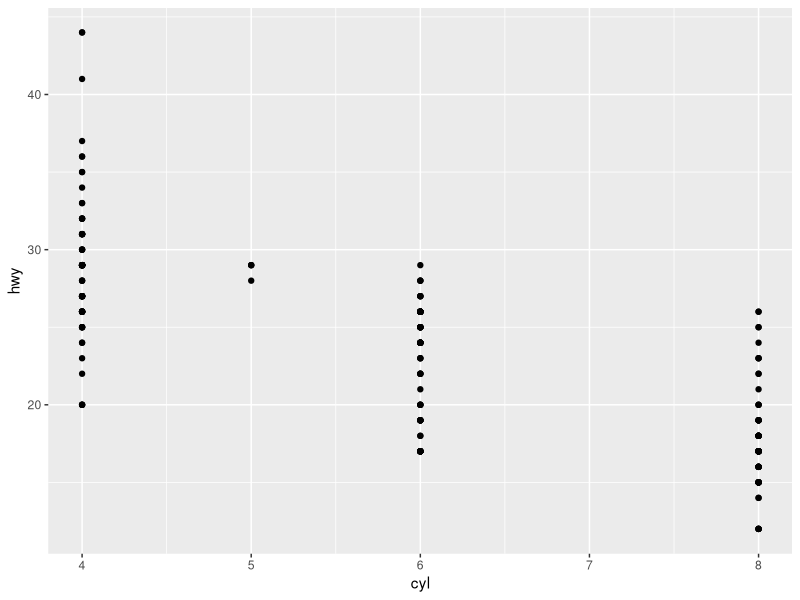
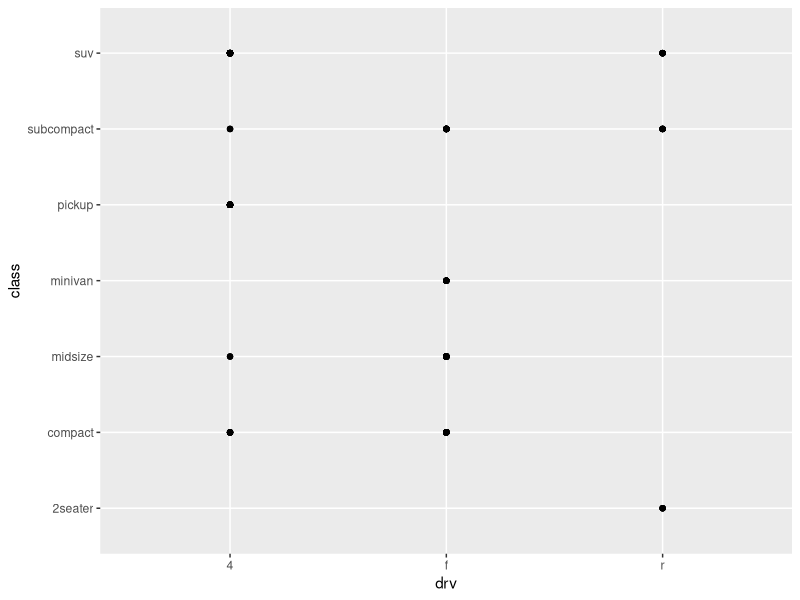
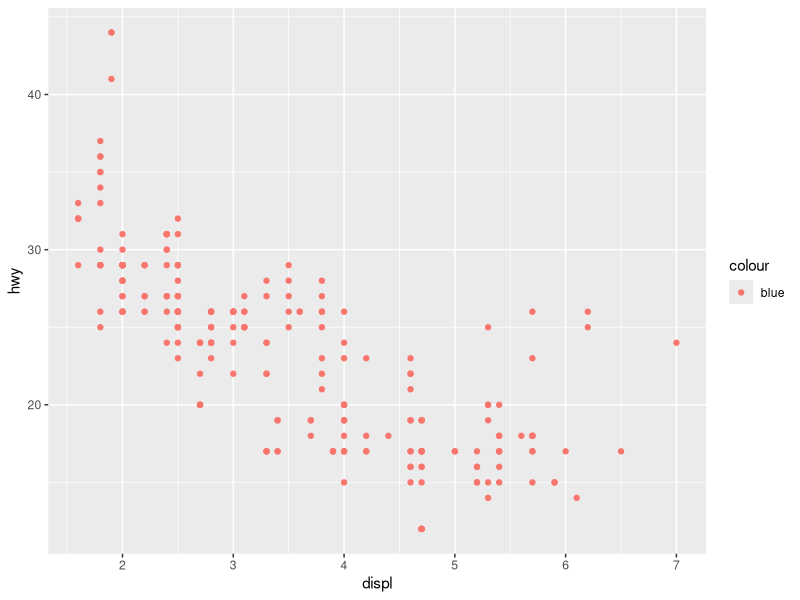
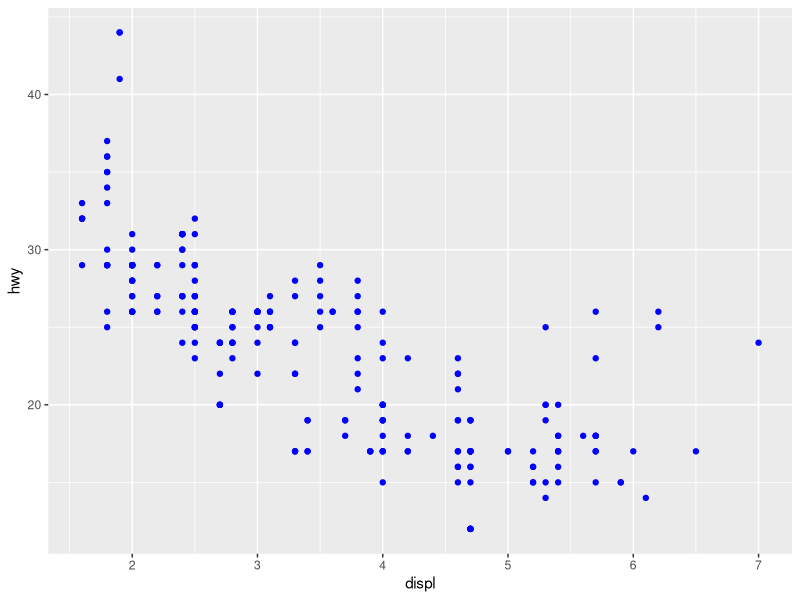
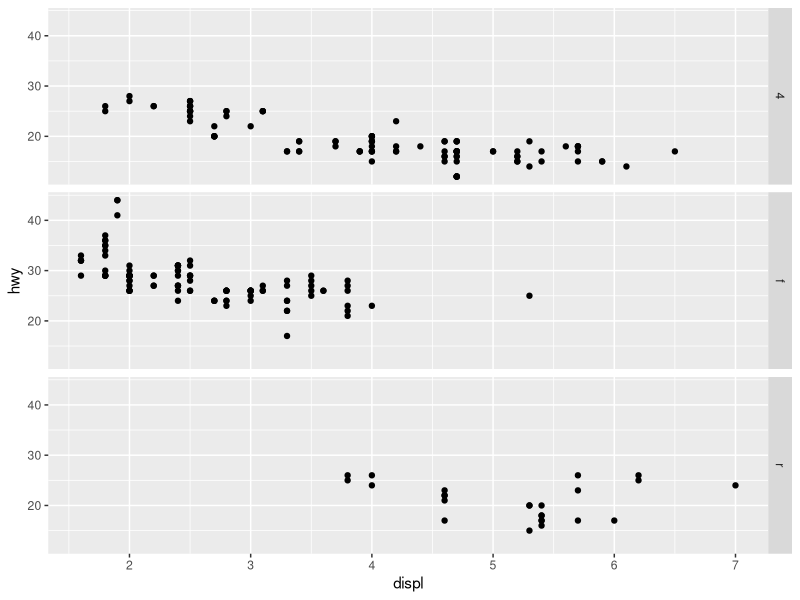
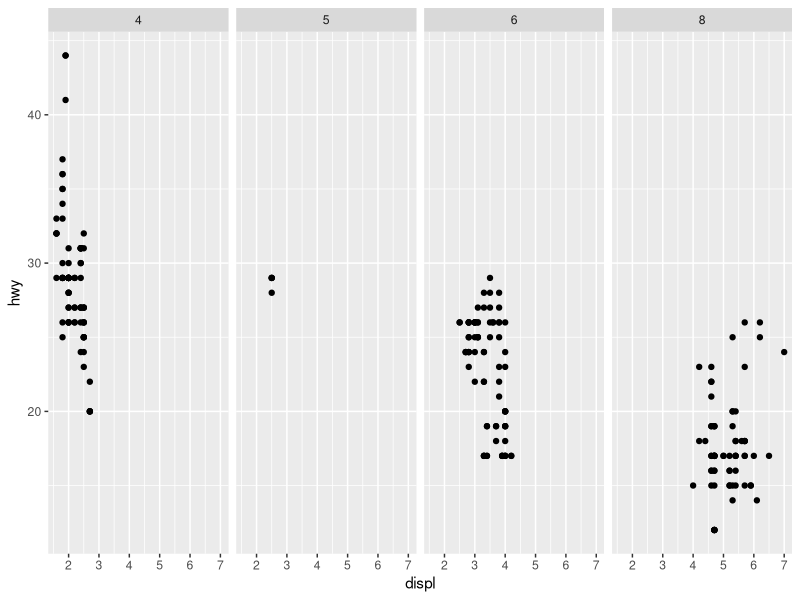
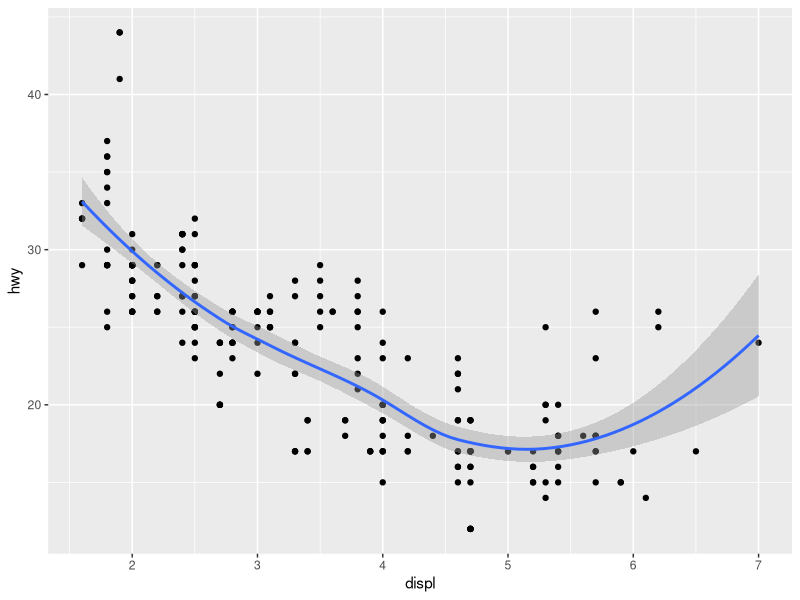
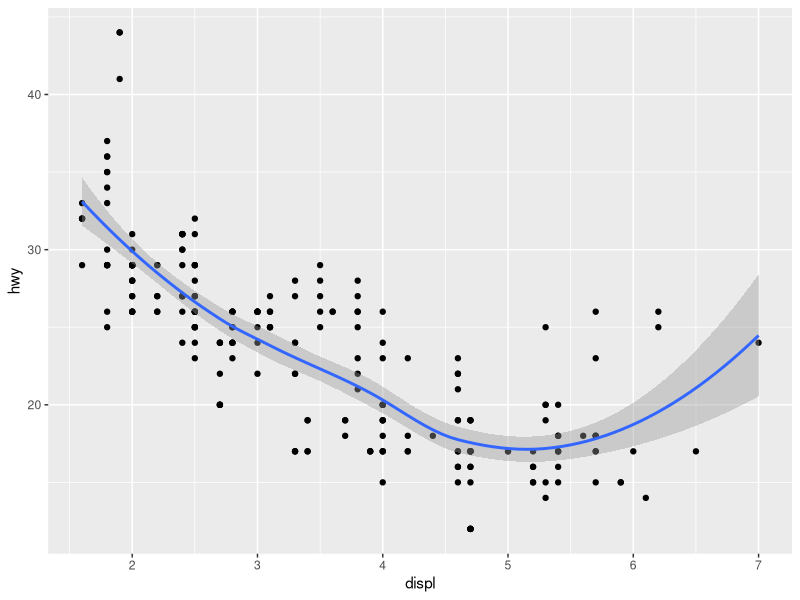

Write the R code that produced these figures, in order.
## ---- chunk 1
knitr::opts_chunk$set(echo = TRUE)
## ---- chunk 2
setwd("C:/Users/wjssm/Desktop/0.graduate/3rd/Statistical_Graphics/hw/hw1")
library(tidyverse)

## ---- chunk 3
ggplot(mpg) + geom_point(aes(cyl, hwy))
## ---- chunk 4
ggplot(mpg) + geom_point(aes(drv, class))
## ---- chunk 5
ggplot(data = mpg) + geom_point(mapping = aes(x = displ, y = hwy, color = "blue"))

ggplot(mpg) + geom_point(aes(displ, hwy),color = 'blue')
## ---- chunk 6
ggplot(data = mpg) + geom_point(mapping = aes(x = displ, y = hwy)) + facet_grid(drv ~ .)

ggplot(data = mpg) +
geom_point(mapping = aes(x = displ, y = hwy)) + facet_grid(. ~ cyl)
## ---- chunk 7
ggplot(data = mpg, mapping = aes(x = displ, y = hwy)) +
  geom_point() + geom_smooth()

ggplot() + geom_point(data = mpg, mapping = aes(x = displ, y = hwy)) + geom_smooth(data = mpg, mapping = aes(x = displ, y = hwy))
## ---- chunk 8
ggplot(mpg, aes(displ, hwy)) + geom_point() +
  geom_smooth(se = F, aes(group = drv))

ggplot(mpg, aes(displ,hwy))  + geom_point(size = 4, color = 'white')+ geom_point(aes(color = drv))
